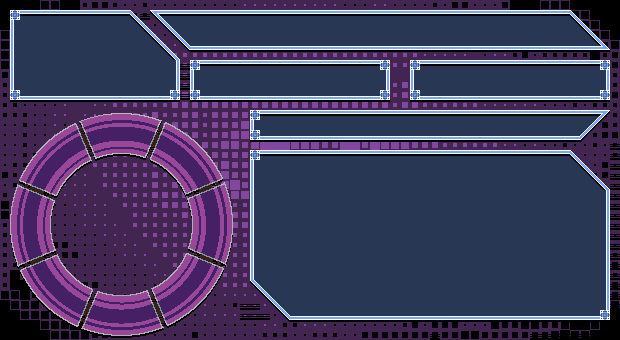

Tiled map render using the project's own tile images. Description and the map definition, with tile-layer contents summarised, below:
An orthogonal 62x34 tile map with 10x10 px tiles, 2 tile layers (Tile Layer 1, Tile Layer 2), 2 tilesets.

<map version="1.0" orientation="orthogonal" width="62" height="34" tilewidth="10" tileheight="10">
 <tileset firstgid="1" name="UI2" tilewidth="10" tileheight="10">
  <image source="UI2.png" width="100" height="100" />
 </tileset>
 <tileset firstgid="101" name="UIRing" tilewidth="10" tileheight="10">
  <image source="UIRing.png" width="230" height="230" />
 </tileset>
 <layer name="Tile Layer 1" width="62" height="34">
  <data>[2108 cells, 2108 non-empty, 11 distinct tile ids]</data>
 </layer>
 <layer name="Tile Layer 2" width="62" height="34">
  <data>[2108 cells, 1925 non-empty, 561 distinct tile ids]</data>
 </layer>
</map>